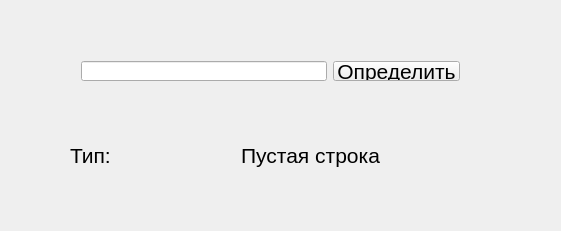
<?xml version="1.0" encoding="UTF-8"?>
<ui version="4.0">
 <class>MainWindow</class>
 <widget class="QMainWindow" name="MainWindow">
  <property name="geometry">
   <rect>
    <x>0</x>
    <y>0</y>
    <width>561</width>
    <height>231</height>
   </rect>
  </property>
  <property name="windowTitle">
   <string>MainWindow</string>
  </property>
  <widget class="QWidget" name="centralWidget">
   <widget class="QLabel" name="label_type_name">
    <property name="geometry">
     <rect>
      <x>70</x>
      <y>140</y>
      <width>61</width>
      <height>31</height>
     </rect>
    </property>
    <property name="font">
     <font>
      <pointsize>16</pointsize>
     </font>
    </property>
    <property name="text">
     <string>Тип: </string>
    </property>
   </widget>
   <widget class="QLabel" name="label_type">
    <property name="geometry">
     <rect>
      <x>150</x>
      <y>140</y>
      <width>321</width>
      <height>31</height>
     </rect>
    </property>
    <property name="font">
     <font>
      <pointsize>16</pointsize>
     </font>
    </property>
    <property name="text">
     <string>Пустая строка</string>
    </property>
    <property name="alignment">
     <set>Qt::AlignCenter</set>
    </property>
   </widget>
   <widget class="QWidget" name="layoutWidget">
    <property name="geometry">
     <rect>
      <x>70</x>
      <y>50</y>
      <width>401</width>
      <height>42</height>
     </rect>
    </property>
    <property name="font">
     <font>
      <pointsize>16</pointsize>
     </font>
    </property>
    <layout class="QHBoxLayout" name="horizontalLayout">
     <item>
      <widget class="QLineEdit" name="lineEdit_input">
       <property name="font">
        <font>
         <pointsize>16</pointsize>
        </font>
       </property>
       <property name="maxLength">
        <number>18</number>
       </property>
      </widget>
     </item>
     <item>
      <widget class="QPushButton" name="pushButton_answer">
       <property name="font">
        <font>
         <pointsize>16</pointsize>
        </font>
       </property>
       <property name="text">
        <string>Определить</string>
       </property>
      </widget>
     </item>
    </layout>
   </widget>
  </widget>
 </widget>
 <layoutdefault spacing="6" margin="11"/>
 <resources/>
 <connections/>
</ui>
